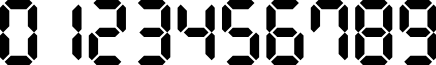
#> input picture CV/images/fonts/calculator_numbers.png, 436 x 65 px, found by its file name
$ jupyter execute --allow-errors 4-prepare-templates-for-recognition.ipynb
#> lines starting #> are read from the running program, lines starting #| are printed output that depends on the picture
# Calculator Digits Templates
For our little project where we want to read the temperature out of Valliant thermostat we first try template matching.

As you can see for need calculator digits templates to match them against the temperature. For this we use the following image:

Our goal is to extract templates for each digit on this image of digits. Like the one bellow:

## Imports

[cell 1]
import numpy as np
import cv2
from matplotlib import pyplot as plt

from kluppspy.cv import utils as cvu
from kluppspy.devices import calculator as calc

## Image with Calculator Digits

[cell 2]
def get_digits_im():
    digits_path = '../images/fonts/calculator_numbers.png'
    im = cv2.imread(digits_path)
#> im is the input picture: shape (65, 436, 3); min 0, max 255, mean 162.1
    im = cv2.copyMakeBorder(im, 10, 10, 10, 10, cv2.BORDER_CONSTANT, None, (255, 255, 255))
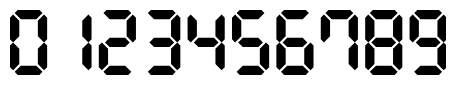
#> im: shape (85, 456, 3); min 0, max 255, mean 187.1
    im = cv2.cvtColor(im, cv2.COLOR_BGR2GRAY)
#> im: shape (85, 456)
    return im

im = get_digits_im()
plt.imshow(im, cmap='gray')

[cell 3]
temperature = 255 - im
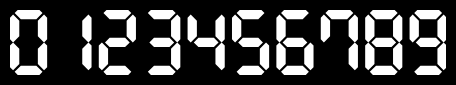
#> temperature: shape (85, 456); min 0, max 255, mean 67.9
#> (the rest of this cell did not finish here and is left out)

## Preprocessing
Whenever we want to detect shapes we scale the image patch to has be 85 pixels in height. We also need the the objects we want to detect to be white on a dark background.

## Color Equalisation
We need to do color equalisation in case of unclear borders

[cell 4]
def equalize(im):
    clahe = cv2.createCLAHE(clipLimit=2, tileGridSize=(3, 3))
    im = clahe.apply(im)
    im = cv2.equalizeHist(im)
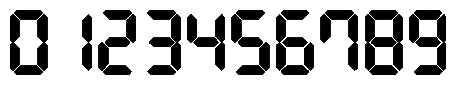
#> im: shape (85, 456); min 0, max 255, mean 177.5
    return im

plt.imshow(equalize(im), cmap='gray')

[cell 5]
def prepare_shape_patch(im):
    im = cvu.scale_im(im, height=85)
    im = equalize(im)


plt.imshow(prepare_shape_patch(im), cmap='gray')
#> (the call stopped at in prepare_shape_patch, `im = cvu.scale_im(im, height=85)`: kluppspy is not available in this run)

With doing the morphing we will close the gaps in the numbers themselfs. This will allow us to detect their contours as a single objects.

[cell 6]
# [6 lines left out: function close, not called in this run]

#> (the rest of this cell did not finish here and is left out)

[cell 7]
# [6 lines left out: function extract_regions, not called in this run]

[cell 8]
# [29 lines left out: function extract_digits, not called in this run]

[cell 9]
def extract_calculator_digits():
    im = get_digits_im()
    return extract_digits(im)


def show_calculator_digits():
    template_digits = calc.extract_digits()
    f, axes = plt.subplots(1, 10, sharey=True, figsize=(30, 5))
    for idx, ax in enumerate(axes):
        ax.imshow(template_digits[idx], cmap='gray')
    plt.tight_layout()

show_calculator_digits()
#> (the call stopped at in show_calculator_digits, `template_digits = calc.extract_digits()`: kluppspy is not available in this run)

$ run again, with CV/images/fonts/CalculatorNumbers.png copied over CV/images/fonts/calculator_numbers.png
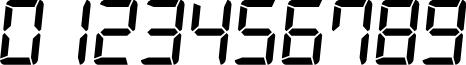
#> input picture CV/images/fonts/CalculatorNumbers.png, 466 x 65 px, found by its file name
#> in get_digits_im, im is the input picture: shape (65, 466, 3); min 0, max 255, mean 175
#> `temperature = 255 - im`:
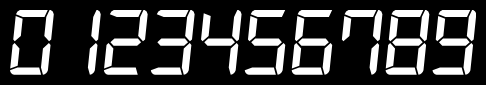
#> temperature: shape (85, 486); min 0, max 255, mean 58.6
#> in equalize, `im = cv2.equalizeHist(im)`:
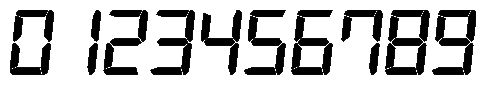
#> im: shape (85, 486); min 0, max 255, mean 187.8
